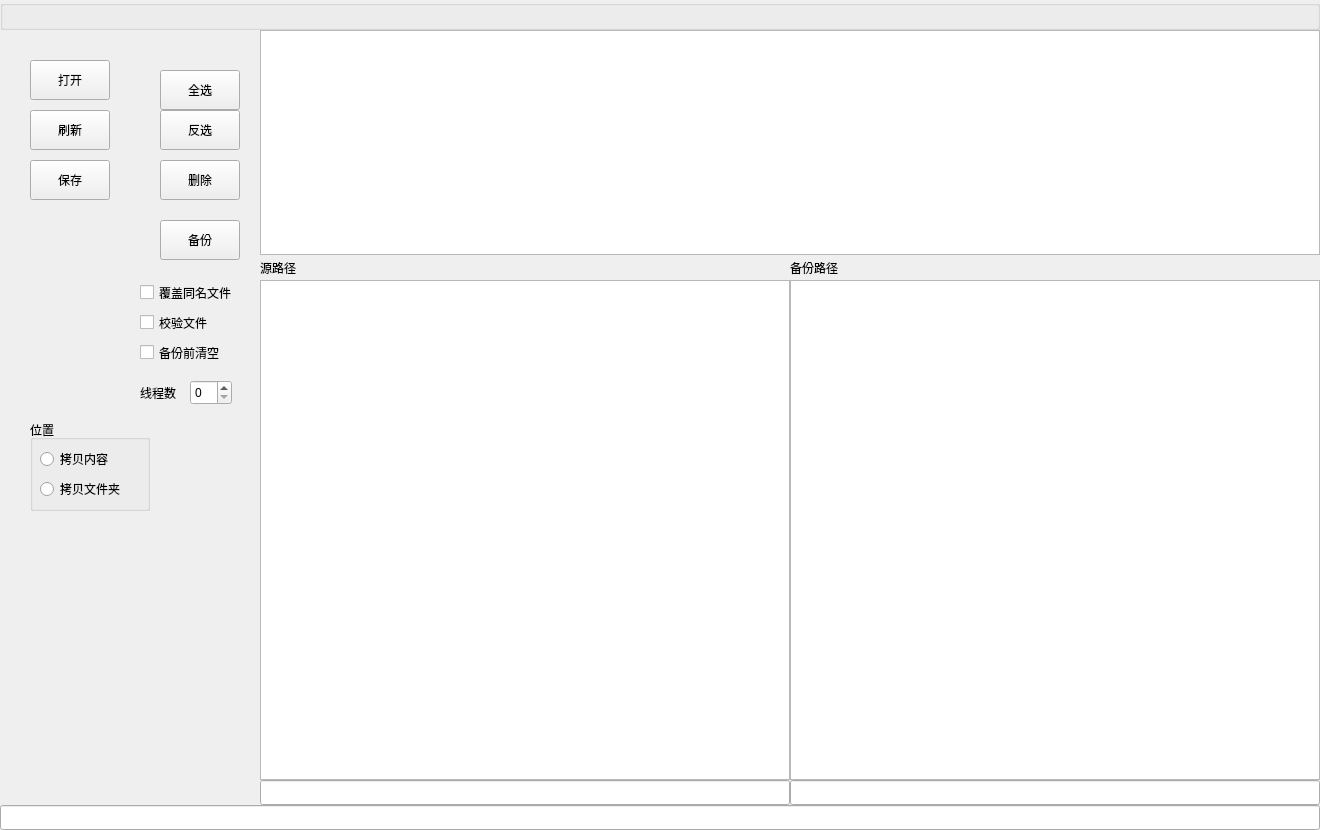
<?xml version="1.0" encoding="UTF-8"?>
<ui version="4.0">
 <class>MainUi</class>
 <widget class="QWidget" name="MainUi">
  <property name="geometry">
   <rect>
    <x>0</x>
    <y>0</y>
    <width>1320</width>
    <height>830</height>
   </rect>
  </property>
  <property name="windowTitle">
   <string>mainui</string>
  </property>
  <widget class="TitleBar" name="titleBar">
   <property name="geometry">
    <rect>
     <x>0</x>
     <y>0</y>
     <width>1320</width>
     <height>30</height>
    </rect>
   </property>
   <property name="title">
    <string/>
   </property>
  </widget>
  <widget class="QLineEdit" name="logLineEdit">
   <property name="geometry">
    <rect>
     <x>0</x>
     <y>805</y>
     <width>1320</width>
     <height>25</height>
    </rect>
   </property>
  </widget>
  <widget class="QTreeView" name="dstDirTreeView">
   <property name="geometry">
    <rect>
     <x>790</x>
     <y>280</y>
     <width>530</width>
     <height>500</height>
    </rect>
   </property>
  </widget>
  <widget class="QLineEdit" name="dstDirHintLineEdit">
   <property name="geometry">
    <rect>
     <x>790</x>
     <y>780</y>
     <width>530</width>
     <height>25</height>
    </rect>
   </property>
  </widget>
  <widget class="QTreeView" name="srcDirTreeView">
   <property name="geometry">
    <rect>
     <x>260</x>
     <y>280</y>
     <width>530</width>
     <height>500</height>
    </rect>
   </property>
  </widget>
  <widget class="QLineEdit" name="srcDirHintLineEdit">
   <property name="geometry">
    <rect>
     <x>260</x>
     <y>780</y>
     <width>530</width>
     <height>25</height>
    </rect>
   </property>
  </widget>
  <widget class="QLabel" name="srcDirTreeViewNameLabel">
   <property name="geometry">
    <rect>
     <x>260</x>
     <y>255</y>
     <width>530</width>
     <height>25</height>
    </rect>
   </property>
   <property name="text">
    <string>源路径</string>
   </property>
  </widget>
  <widget class="QLabel" name="dstDirTreeViewNameLabel">
   <property name="geometry">
    <rect>
     <x>790</x>
     <y>255</y>
     <width>530</width>
     <height>25</height>
    </rect>
   </property>
   <property name="text">
    <string>备份路径</string>
   </property>
  </widget>
  <widget class="QTableWidget" name="backupPathsTableWidget">
   <property name="geometry">
    <rect>
     <x>260</x>
     <y>30</y>
     <width>1060</width>
     <height>225</height>
    </rect>
   </property>
  </widget>
  <widget class="QCheckBox" name="replaceFileCheckBox">
   <property name="geometry">
    <rect>
     <x>140</x>
     <y>280</y>
     <width>101</width>
     <height>25</height>
    </rect>
   </property>
   <property name="text">
    <string>覆盖同名文件</string>
   </property>
  </widget>
  <widget class="QCheckBox" name="checkSumCheckBox">
   <property name="geometry">
    <rect>
     <x>140</x>
     <y>310</y>
     <width>101</width>
     <height>25</height>
    </rect>
   </property>
   <property name="text">
    <string>校验文件</string>
   </property>
  </widget>
  <widget class="QPushButton" name="startBackupButton">
   <property name="geometry">
    <rect>
     <x>160</x>
     <y>220</y>
     <width>80</width>
     <height>40</height>
    </rect>
   </property>
   <property name="text">
    <string>备份</string>
   </property>
  </widget>
  <widget class="QCheckBox" name="resetDirCheckBox">
   <property name="geometry">
    <rect>
     <x>140</x>
     <y>340</y>
     <width>101</width>
     <height>25</height>
    </rect>
   </property>
   <property name="text">
    <string>备份前清空</string>
   </property>
  </widget>
  <widget class="QSpinBox" name="cpThreadSpinBox">
   <property name="geometry">
    <rect>
     <x>190</x>
     <y>380</y>
     <width>42</width>
     <height>25</height>
    </rect>
   </property>
  </widget>
  <widget class="QLabel" name="label">
   <property name="geometry">
    <rect>
     <x>140</x>
     <y>380</y>
     <width>41</width>
     <height>25</height>
    </rect>
   </property>
   <property name="text">
    <string>线程数</string>
   </property>
  </widget>
  <widget class="QGroupBox" name="groupBox">
   <property name="geometry">
    <rect>
     <x>30</x>
     <y>420</y>
     <width>120</width>
     <height>91</height>
    </rect>
   </property>
   <property name="title">
    <string>位置</string>
   </property>
   <widget class="QRadioButton" name="cpContentRadioButton">
    <property name="geometry">
     <rect>
      <x>10</x>
      <y>30</y>
      <width>91</width>
      <height>18</height>
     </rect>
    </property>
    <property name="text">
     <string>拷贝内容</string>
    </property>
   </widget>
   <widget class="QRadioButton" name="cpDirRadioButton">
    <property name="geometry">
     <rect>
      <x>10</x>
      <y>60</y>
      <width>91</width>
      <height>18</height>
     </rect>
    </property>
    <property name="text">
     <string>拷贝文件夹</string>
    </property>
   </widget>
  </widget>
  <widget class="QPushButton" name="openPathTableJsonButton">
   <property name="geometry">
    <rect>
     <x>30</x>
     <y>60</y>
     <width>80</width>
     <height>40</height>
    </rect>
   </property>
   <property name="text">
    <string>打开</string>
   </property>
  </widget>
  <widget class="QPushButton" name="refreshPathTableButton">
   <property name="geometry">
    <rect>
     <x>30</x>
     <y>110</y>
     <width>80</width>
     <height>40</height>
    </rect>
   </property>
   <property name="text">
    <string>刷新</string>
   </property>
  </widget>
  <widget class="QPushButton" name="savePathTableButton">
   <property name="geometry">
    <rect>
     <x>30</x>
     <y>160</y>
     <width>80</width>
     <height>40</height>
    </rect>
   </property>
   <property name="text">
    <string>保存</string>
   </property>
  </widget>
  <widget class="QPushButton" name="deletePathsTableButton">
   <property name="geometry">
    <rect>
     <x>160</x>
     <y>160</y>
     <width>80</width>
     <height>40</height>
    </rect>
   </property>
   <property name="text">
    <string>删除</string>
   </property>
  </widget>
  <widget class="QPushButton" name="allSelectButton">
   <property name="geometry">
    <rect>
     <x>160</x>
     <y>70</y>
     <width>80</width>
     <height>40</height>
    </rect>
   </property>
   <property name="text">
    <string>全选</string>
   </property>
  </widget>
  <widget class="QPushButton" name="reverseSelectButton">
   <property name="geometry">
    <rect>
     <x>160</x>
     <y>110</y>
     <width>80</width>
     <height>40</height>
    </rect>
   </property>
   <property name="text">
    <string>反选</string>
   </property>
  </widget>
 </widget>
 <customwidgets>
  <customwidget>
   <class>TitleBar</class>
   <extends>QGroupBox</extends>
   <header location="global">src/utils/widget/titlebar.h</header>
   <container>1</container>
  </customwidget>
 </customwidgets>
 <resources/>
 <connections/>
</ui>
